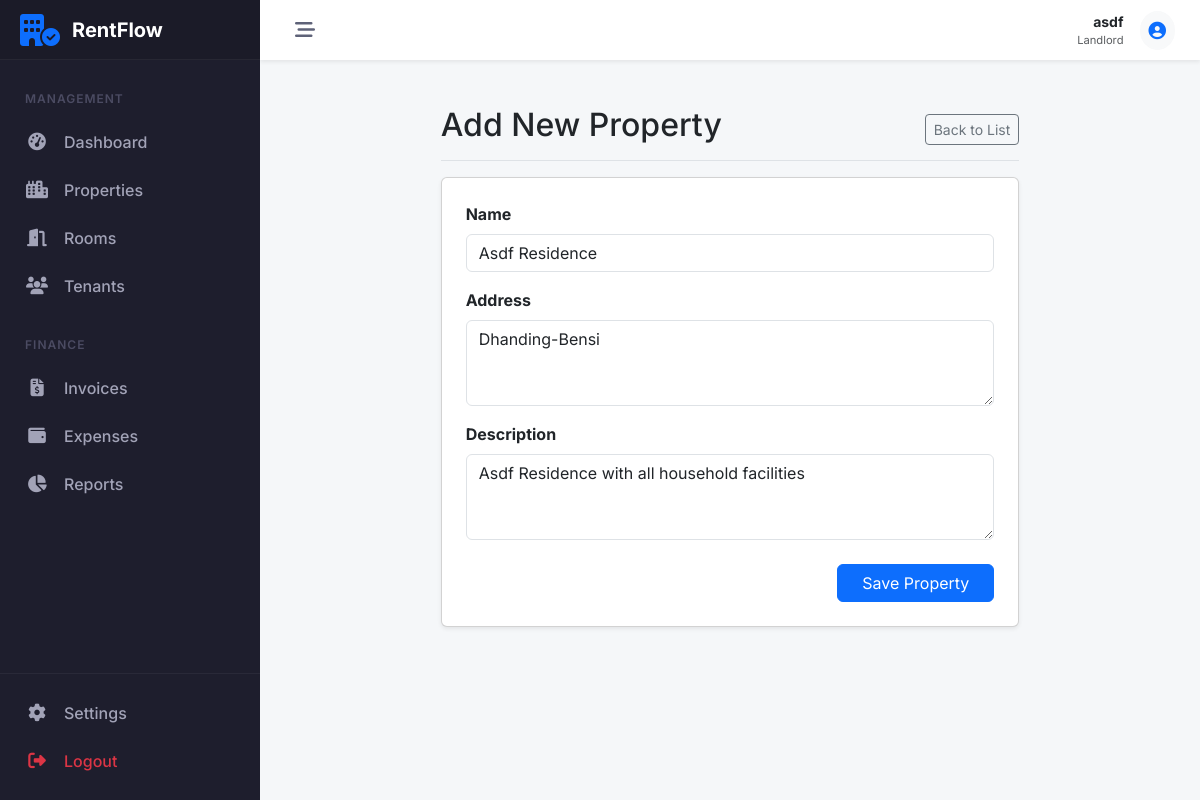
/properties/4/edit/ (signed in), run on the app's committed database.
### accounts/models.py (models this page shows, shortened)
class Profile(models.Model):
    ROLE_CHOICES = (
        ('LANDLORD', 'Landlord'),
        ('TENANT', 'Tenant'),
    )
    user = models.OneToOneField(User, on_delete=models.CASCADE, related_name='profile')
    role = models.CharField(max_length=10, choices=ROLE_CHOICES, default='TENANT', db_index=True)
    phone = models.CharField(max_length=15, blank=True)
    address = models.TextField(blank=True)
    needs_password_change = models.BooleanField(default=False)
    created_at = models.DateTimeField(auto_now_add=True)
    updated_at = models.DateTimeField(auto_now=True)

### properties/models.py (models this page shows, shortened)
class Property(models.Model):
    landlord = models.ForeignKey(User, on_delete=models.CASCADE, related_name='properties')
    name = models.CharField(max_length=100)
    address = models.TextField()
    description = models.TextField(blank=True)
    created_at = models.DateTimeField(auto_now_add=True)
    class Meta:
        verbose_name_plural = "Properties"

### properties/views.py (the view, shortened to what this page needs)
# urls.py: path('<int:pk>/edit/', PropertyUpdateView.as_view(), name='property_edit'),
class PropertyUpdateView(LandlordRequiredMixin, UpdateView):
    model = Property
    form_class = PropertyForm
    template_name = 'properties/property_form.html'
    success_url = reverse_lazy('properties:property_list')
    def get_queryset(self):
        return Property.objects.filter(landlord=self.request.user)

### properties/forms.py
class PropertyForm(forms.ModelForm):
    class Meta:
        model = Property
        fields = ['name', 'address', 'description']
        widgets = {
            'name': forms.TextInput(attrs={'class': 'form-control', 'placeholder': 'Property Name'}),
            'address': forms.Textarea(attrs={'class': 'form-control', 'rows': 3, 'placeholder': 'Full Address'}),
            'description': forms.Textarea(attrs={'class': 'form-control', 'rows': 3, 'placeholder': 'Brief Description (Optional)'}),
        }

### core/mixins.py (called while the page is built)
    def test_func(self):
        user = self.request.user
        return user.is_authenticated and hasattr(user, 'profile') and user.profile.role == 'LANDLORD'

### properties/templates/properties/property_form.html (shortened to what this page needs)
{% extends 'core/base.html' %}
{% block content %}
<div class="row justify-content-center">
    <div class="col-md-8">
        <div
            class="d-flex justify-content-between flex-wrap flex-md-nowrap align-items-center pt-3 pb-2 mb-3 border-bottom">
            <h1 class="h2">Add New Property</h1>
            <a href="{% url 'properties:property_list' %}" class="btn btn-sm btn-outline-secondary">Back to List</a>
        </div>
        <div class="card shadow-sm">
            <div class="card-body p-4">
                <form method="post" novalidate>
                    {% for field in form %}
                    <div class="mb-3">
                        <label for="{{ field.id_for_label }}" class="form-label fw-bold">{{ field.label }}</label>
                        {{ field }}
                    </div>
                    {% endfor %}
                    <div class="d-grid gap-2 d-md-flex justify-content-md-end mt-4">
                        <button type="submit" class="btn btn-primary px-4">Save Property</button>
                    </div>
                </form>
            </div>
        </div>
    </div>
</div>
{% endblock %}

### core/templates/core/base.html (shortened to what this page needs)
<!DOCTYPE html>
<html lang="en">
<head>
    <link href="https://cdn.jsdelivr.net/npm/bootstrap@5.3.0/dist/css/bootstrap.min.css" rel="stylesheet">
    <link rel="stylesheet" href="https://cdnjs.cloudflare.com/ajax/libs/font-awesome/6.5.1/css/all.min.css">
</head>
<body>
    {% if user.is_authenticated %}
    <aside id="sidebar">
        <div class="sidebar-logo">
            <i class="fa-solid fa-building-circle-check fa-2x text-primary"></i>
            <span class="logo-text">RentFlow</span>
        </div>
        <div class="sidebar-nav">
            {% if user.profile.role == 'LANDLORD' %}
            <div class="nav-header">Management</div>
            <a href="{% url 'dashboard:landlord_dash' %}"
                class="nav-link-custom {% if 'dashboard' in request.resolver_match.view_name %}active{% endif %}">
                <i class="fa-solid fa-gauge-high"></i>
                <span>Dashboard</span>
            </a>
            <div class="nav-item">
                <a class="nav-link-custom" data-bs-toggle="collapse" href="#collapse-properties" role="button"
                    aria-expanded="false" aria-controls="collapse-properties">
                    <i class="fa-solid fa-city"></i>
                    <span>Properties</span>
                </a>
            </div>
            <div class="nav-item">
                <a class="nav-link-custom" data-bs-toggle="collapse" href="#collapse-rooms" role="button"
                    aria-expanded="false" aria-controls="collapse-rooms">
                    <i class="fa-solid fa-door-open"></i>
                    <span>Rooms</span>
                </a>
            </div>
            <div class="nav-item">
                <a class="nav-link-custom" data-bs-toggle="collapse" href="#collapse-tenants" role="button"
                    aria-expanded="false" aria-controls="collapse-tenants">
                    <i class="fa-solid fa-users"></i>
                    <span>Tenants</span>
                </a>
            </div>
            <div class="nav-header mt-3">Finance</div>
            <div class="nav-item">
                <a class="nav-link-custom" data-bs-toggle="collapse" href="#collapse-invoices" role="button"
                    aria-expanded="false" aria-controls="collapse-invoices">
                    <i class="fa-solid fa-file-invoice-dollar"></i>
                    <span>Invoices</span>
                </a>
            </div>
            <div class="nav-item">
                <a class="nav-link-custom" data-bs-toggle="collapse" href="#collapse-expenses" role="button"
                    aria-expanded="false" aria-controls="collapse-expenses">
                    <i class="fa-solid fa-wallet"></i>
                    <span>Expenses</span>
                </a>
            </div>
            <a href="{% url 'payments:financial_report' %}"
                class="nav-link-custom {% if 'report' in request.resolver_match.view_name %}active{% endif %}">
                <i class="fa-solid fa-chart-pie"></i>
                <span>Reports</span>
            </a>
            {% endif %}
        </div>
        <div class="sidebar-footer">
            <a href="#" class="nav-link-custom">
                <i class="fa-solid fa-gear"></i>
                <span>Settings</span>
            </a>
            <a href="javascript:void(0)" onclick="document.getElementById('logout-form').submit()"
                class="nav-link-custom text-danger">
                <i class="fa-solid fa-right-from-bracket"></i>
                <span>Logout</span>
            </a>
        </div>
    </aside>
    <div id="main-wrapper">
        <header id="topbar">
            <button class="toggle-btn" id="sidebar-toggle">
                <i class="fa-solid fa-bars-staggered"></i>
            </button>
            <div class="ms-auto d-flex align-items-center">
                <div class="me-3 d-none d-md-block text-end">
                    <div class="fw-bold small text-dark">{{ user.username }}</div>
                    <div class="text-muted small" style="font-size: 0.7rem;">{{ user.profile.get_role_display }}</div>
                </div>
                <div class="dropdown">
                    <a href="#" class="btn btn-light btn-sm rounded-circle p-2" data-bs-toggle="dropdown">
                    </a>
                </div>
            </div>
        </header>
        <main id="content-area">
            {% block content %}{% endblock %}
        </main>
    </div>
    {% endif %}
</body>
</html>

### core/templates/core/base.html (style rules this page uses)
:root { --sidebar-width: 260px; --sidebar-collapsed-width: 70px; --sidebar-bg: #1e1e2d; --sidebar-hover: #2b2b40; --sidebar-active: #3699ff; --topbar-height: 60px; --transition-speed: 0.3s; }
body { font-family: 'Inter', sans-serif; background-color: #f5f7f9; overflow-x: hidden; }
#sidebar { width: var(--sidebar-width); height: 100vh; position: fixed; left: 0; top: 0; background: var(--sidebar-bg); color: #a2a3b7; transition: all var(--transition-speed) ease-in-out; z-index: 1000; display: flex; flex-direction: column; }
.sidebar-logo { padding: 20px; height: var(--topbar-height); display: flex; align-items: center; border-bottom: 1px solid rgba(255, 255, 255, 0.05); background: rgba(0, 0, 0, 0.1); overflow: hidden; white-space: nowrap; }
.logo-text { font-weight: 700; font-size: 1.25rem; color: #fff; margin-left: 12px; transition: opacity var(--transition-speed); }
.sidebar-nav { padding: 20px 0; flex-grow: 1; overflow-y: auto; overflow-x: hidden; }
.nav-header { padding: 10px 25px; font-size: 0.75rem; text-transform: uppercase; font-weight: 600; letter-spacing: 1px; color: #4b4b62; }
.nav-link-custom { display: flex; align-items: center; padding: 12px 25px; color: #a2a3b7; text-decoration: none; transition: all 0.2s; white-space: nowrap; position: relative; }
.nav-link-custom i { width: 24px; font-size: 1.1rem; text-align: center; }
.nav-link-custom span { margin-left: 15px; font-weight: 500; transition: opacity var(--transition-speed); }
#main-wrapper { margin-left: var(--sidebar-width); min-height: 100vh; transition: all var(--transition-speed) ease-in-out; display: flex; flex-direction: column; }
#topbar { height: var(--topbar-height); background: #fff; box-shadow: 0 0.125rem 0.25rem rgba(0, 0, 0, 0.075); display: flex; align-items: center; padding: 0 25px; position: sticky; top: 0; z-index: 999; }
.toggle-btn { background: transparent; border: none; font-size: 1.25rem; color: #5e6278; cursor: pointer; padding: 5px 10px; border-radius: 4px; }
#content-area { padding: 30px; flex-grow: 1; }
.sidebar-footer { border-top: 1px solid rgba(255, 255, 255, 0.05); padding: 15px 0; }

### data on the page
Property: form "Asdf Residence" "Dhanding-Bensi" "Asdf Residence with all household facilities"

### other printed values
{{ user.username }} "asdf"
{{ user.profile.get_role_display }} "Landlord"
{{ field.label }} "Name" "Address" "Description"
